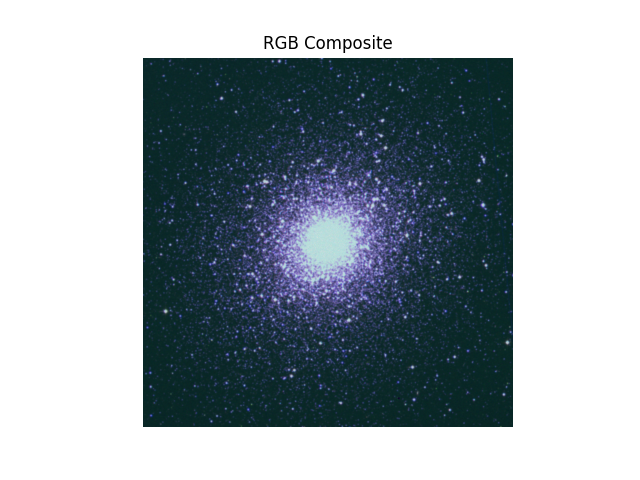

This chart was generated by the following Python code:
from astropy.io import fits
import matplotlib.pyplot as plt
import numpy as np

# Open and load the FITS images for red, green, and blue channels
hdulist_red = fits.open('E:\DS9_Practice_images\M5\m5 dss2 red.fits')
hdulist_green = fits.open('E:\DS9_Practice_images\M5\m5 dss2 nir.fits')
hdulist_blue = fits.open('E:\DS9_Practice_images\M5\m5 dss2 blue.fits')

# Load the data from the primary HDU for each channel
data_red = hdulist_red[0].data
data_green = hdulist_green[0].data
data_blue = hdulist_blue[0].data

# Close the FITS files
hdulist_red.close()
hdulist_green.close()
hdulist_blue.close()

# Normalize each channel's data to the [0, 1] range
data_red_normalized = (data_red - data_red.min()) / (data_red.max() - data_red.min())
data_green_normalized = (data_green - data_green.min()) / (data_green.max() - data_green.min())
data_blue_normalized = (data_blue - data_blue.min()) / (data_blue.max() - data_blue.min())

# Stack the channels to create the RGB composite
rgb_image = np.dstack((data_red_normalized, data_green_normalized, data_blue_normalized))

# Display the RGB composite
plt.imshow(rgb_image)
plt.title('RGB Composite')
plt.axis('off')
plt.show()
